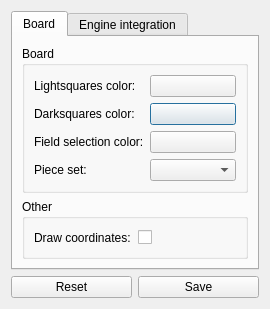
<?xml version="1.0" encoding="UTF-8"?>
<ui version="4.0">
 <class>SettingsDialog</class>
 <widget class="QDialog" name="SettingsDialog">
  <property name="geometry">
   <rect>
    <x>0</x>
    <y>0</y>
    <width>270</width>
    <height>309</height>
   </rect>
  </property>
  <property name="sizePolicy">
   <sizepolicy hsizetype="Expanding" vsizetype="Expanding">
    <horstretch>0</horstretch>
    <verstretch>0</verstretch>
   </sizepolicy>
  </property>
  <property name="windowTitle">
   <string>Dialog</string>
  </property>
  <layout class="QVBoxLayout" name="verticalLayout">
   <item>
    <layout class="QVBoxLayout" name="verticalLayout_2">
     <item>
      <widget class="QTabWidget" name="tabWidget">
       <property name="currentIndex">
        <number>0</number>
       </property>
       <widget class="QWidget" name="BoardTab">
        <attribute name="title">
         <string>Board</string>
        </attribute>
        <layout class="QGridLayout" name="gridLayout_2">
         <item row="1" column="0">
          <widget class="QGroupBox" name="groupBox_2">
           <property name="title">
            <string>Other</string>
           </property>
           <layout class="QGridLayout" name="gridLayout_4">
            <item row="0" column="0">
             <widget class="QLabel" name="label_6">
              <property name="text">
               <string>Draw coordinates:</string>
              </property>
             </widget>
            </item>
            <item row="0" column="1">
             <widget class="QCheckBox" name="CoordsCheckBox">
              <property name="text">
               <string/>
              </property>
             </widget>
            </item>
           </layout>
          </widget>
         </item>
         <item row="0" column="0">
          <layout class="QGridLayout" name="gridLayout">
           <item row="0" column="0">
            <widget class="QGroupBox" name="groupBox">
             <property name="title">
              <string>Board</string>
             </property>
             <layout class="QGridLayout" name="gridLayout_3">
              <item row="3" column="1">
               <widget class="QComboBox" name="PieceSetList"/>
              </item>
              <item row="0" column="0">
               <widget class="QLabel" name="label">
                <property name="text">
                 <string>Lightsquares color:</string>
                </property>
               </widget>
              </item>
              <item row="1" column="0">
               <widget class="QLabel" name="label_2">
                <property name="text">
                 <string>Darksquares color:</string>
                </property>
               </widget>
              </item>
              <item row="1" column="1">
               <widget class="QPushButton" name="DSColorButton">
                <property name="text">
                 <string/>
                </property>
               </widget>
              </item>
              <item row="2" column="0">
               <widget class="QLabel" name="label_3">
                <property name="text">
                 <string>Field selection color:</string>
                </property>
               </widget>
              </item>
              <item row="2" column="1">
               <widget class="QPushButton" name="SelectionColorButton">
                <property name="text">
                 <string/>
                </property>
               </widget>
              </item>
              <item row="3" column="0">
               <widget class="QLabel" name="label_4">
                <property name="text">
                 <string>Piece set:</string>
                </property>
               </widget>
              </item>
              <item row="0" column="1">
               <widget class="QPushButton" name="LSColorButton">
                <property name="text">
                 <string/>
                </property>
               </widget>
              </item>
             </layout>
            </widget>
           </item>
          </layout>
         </item>
        </layout>
       </widget>
       <widget class="QWidget" name="EngineTab">
        <attribute name="title">
         <string>Engine integration</string>
        </attribute>
       </widget>
      </widget>
     </item>
    </layout>
   </item>
   <item>
    <layout class="QHBoxLayout" name="horizontalLayout_2">
     <item>
      <widget class="QPushButton" name="pushButton_2">
       <property name="text">
        <string>Reset</string>
       </property>
      </widget>
     </item>
     <item>
      <widget class="QPushButton" name="pushButton">
       <property name="text">
        <string>Save</string>
       </property>
      </widget>
     </item>
    </layout>
   </item>
  </layout>
 </widget>
 <resources/>
 <connections>
  <connection>
   <sender>LSColorButton</sender>
   <signal>clicked()</signal>
   <receiver>SettingsDialog</receiver>
   <slot>lightSquaresColorClicked()</slot>
   <hints>
    <hint type="sourcelabel">
     <x>204</x>
     <y>86</y>
    </hint>
    <hint type="destinationlabel">
     <x>269</x>
     <y>45</y>
    </hint>
   </hints>
  </connection>
  <connection>
   <sender>SelectionColorButton</sender>
   <signal>clicked()</signal>
   <receiver>SettingsDialog</receiver>
   <slot>selectionColorClicked()</slot>
   <hints>
    <hint type="sourcelabel">
     <x>228</x>
     <y>146</y>
    </hint>
    <hint type="destinationlabel">
     <x>269</x>
     <y>159</y>
    </hint>
   </hints>
  </connection>
  <connection>
   <sender>pushButton</sender>
   <signal>clicked()</signal>
   <receiver>SettingsDialog</receiver>
   <slot>saveClicked()</slot>
   <hints>
    <hint type="sourcelabel">
     <x>207</x>
     <y>288</y>
    </hint>
    <hint type="destinationlabel">
     <x>264</x>
     <y>305</y>
    </hint>
   </hints>
  </connection>
  <connection>
   <sender>pushButton_2</sender>
   <signal>clicked()</signal>
   <receiver>SettingsDialog</receiver>
   <slot>resetClicked()</slot>
   <hints>
    <hint type="sourcelabel">
     <x>86</x>
     <y>292</y>
    </hint>
    <hint type="destinationlabel">
     <x>72</x>
     <y>305</y>
    </hint>
   </hints>
  </connection>
  <connection>
   <sender>CoordsCheckBox</sender>
   <signal>toggled(bool)</signal>
   <receiver>SettingsDialog</receiver>
   <slot>checkBoxToggled(bool)</slot>
   <hints>
    <hint type="sourcelabel">
     <x>154</x>
     <y>240</y>
    </hint>
    <hint type="destinationlabel">
     <x>265</x>
     <y>239</y>
    </hint>
   </hints>
  </connection>
  <connection>
   <sender>PieceSetList</sender>
   <signal>currentIndexChanged(QString)</signal>
   <receiver>SettingsDialog</receiver>
   <slot>pieceSetChanged(QString)</slot>
   <hints>
    <hint type="sourcelabel">
     <x>181</x>
     <y>172</y>
    </hint>
    <hint type="destinationlabel">
     <x>266</x>
     <y>199</y>
    </hint>
   </hints>
  </connection>
  <connection>
   <sender>DSColorButton</sender>
   <signal>clicked()</signal>
   <receiver>SettingsDialog</receiver>
   <slot>darkSquaresColorClicked()</slot>
   <hints>
    <hint type="sourcelabel">
     <x>165</x>
     <y>111</y>
    </hint>
    <hint type="destinationlabel">
     <x>265</x>
     <y>129</y>
    </hint>
   </hints>
  </connection>
 </connections>
 <slots>
  <slot>lightSquaresColorClicked()</slot>
  <slot>darkSquaresColorClicked()</slot>
  <slot>selectionColorClicked()</slot>
  <slot>saveClicked()</slot>
  <slot>resetClicked()</slot>
  <slot>checkBoxToggled(bool)</slot>
  <slot>pieceSetChanged(QString)</slot>
 </slots>
</ui>
